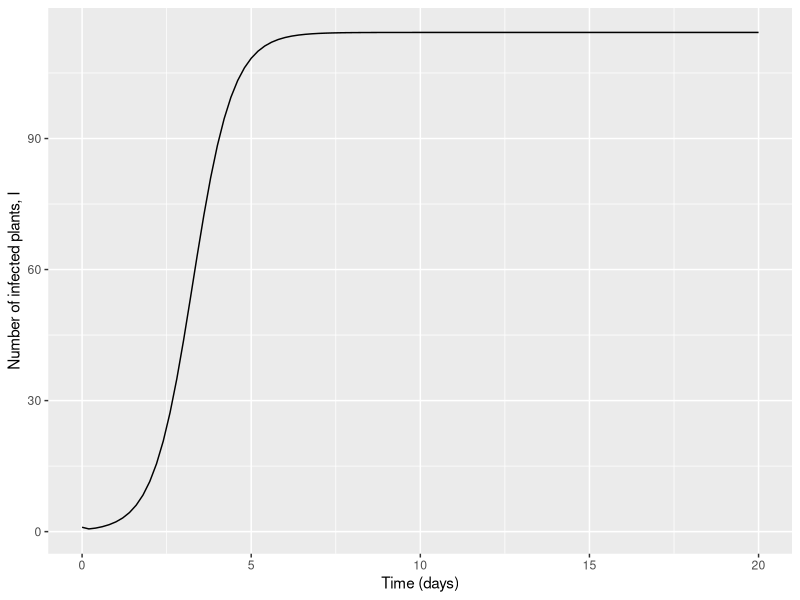
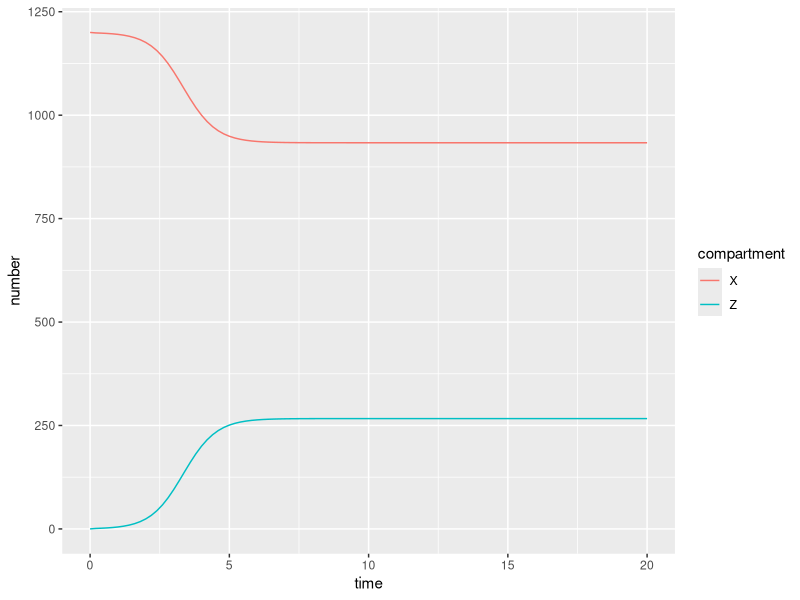

Recreate these plots in R, in order.

#########################################################
##### SIMPLIFICATION OF MODEL BY MADDEN ET AL. 2000 #####
#########################################################

### Simplified version of model by Madden et al. 2000 to make it more comparable to model by Donnelly et al. 2019.
### Constant vector population size: no vector immigration, emigration, birth or death. Plants are represented by 
### an SI rather than an SEIR model, vectors represented by an SI rather than SEI model. Vectors cannot be born 
### infective (as this model represents NPT viruses).

rm(list=ls())

#packages
library(deSolve)
library(reshape2)
library(ggplot2)
library(dplyr)

# TIME FRAME
times <- seq(0, 20, by = 0.2)

# INITIAL STATES
P <- 1200 # total number of vectors
N <- 400 # number of plants
I <- 1 # number of infected plants

init_states <- c(
  I = I, # number of infected plants
  #S = N - I, # number of susceptible plants
  X = P, # number healthy insects
  Z = 0 # number infective insects
)

## DONNELLY (2019) MODEL PARAMETERS - for determination of phi
theta <- 1
w <- 0.2


# PARAMETERS
alpha <- 0.2 # mortality rate
k1 <- 1/0.021
T <- 0.5 # usually 0.5/phi
lamda = 1/0.021
tau <- 1/0.25
b <- 1 #- exp(-k1 * T)
a <- 1 #- exp(-lamda * T)

phi <- sqrt(theta*tau*(1-w)/(w#*a*b
                             )) # plants visited per day by an insect

parms <- c(
  N = N, # number of host plants (equivalent to K in original Madden model)
  P = P, # total number of vectors
  phi = phi, # plants visited per day by insect
  k1 = k1, # inoculation rate by insect (set to NPT virus, equiv to 0.5hr)
  lamda = lamda, # rate of acquisition of virus by vector (set to NPT virus, equiv to 0.5hr)
  alpha = alpha, # vector population mortality rate
  T = T, # # time feeding/probing per plant visit
  c = 20/3/2, # natural plant death rate (equivalent to beta in original Madden model)
  d = 20/3/2, # plant death due to infection
  v_t = alpha * (init_states[["X"]] + init_states[["Z"]]), # birth rate of vectors per day
  tau = tau, # rate of moving through infectious state in vector (set to NPT virus, equiv to 6hr)
  b = b, # prob of plant inoculation per infective insect visit 
  a = a # probability of vector acquisition of virus from an infected plant per visit
  
)


madden_simple_ode <- function(times, y, par) {
  
  # PLANT EQUATIONS
  
  become_infected <- par[["phi"]] * par[["b"]] * y[["Z"]] * (par[["N"]] - y[["I"]]) / par[["N"]]
  
  natural_death_I <- par[["c"]] * y[["I"]]
  #natural_death_S <- par[["c"]] * y[["S"]]
  virus_induced_death <- par[["d"]] * y[["I"]]
  
  #birth <- par[["c"]] * par[["N"]] + par[["d"]] * y[["I"]]
  
  # state equation
  dI <- become_infected - natural_death_I - virus_induced_death
  #dS <- birth - become_infected - natural_death_S
  
  # VECTOR EQUATIONS
  
  acquisition <- par[["phi"]] * par[["a"]] * y[["I"]] * y[["X"]] / par[["N"]]
  stop_being_infective <- par[["tau"]] * y[["Z"]]
  
  # state equations
  dX <- - acquisition + stop_being_infective
  dZ <- acquisition - stop_being_infective
  
  return(list(c(dI, dX, dZ)))
}

run <- data.frame(ode(y = init_states,
                         times = times,
                         func = madden_simple_ode,
                         parms = parms))

run_long <- reshape2::melt(run, id.vars = "time")
names(run_long) <- c("time", "compartment", "number")

# plot trajectory of infected plants and vector compartments
plant_trajec <- ggplot(data = run_long %>% filter(compartment == "I"), 
                       aes(x = time, y = number)) +
  geom_line() +
  labs(x = "Time (days)", y = "Number of infected plants, I")
plant_trajec

vector_trajec <- ggplot(data = run_long %>% filter(!(compartment == "I")),
                       aes(x = time, y = number, col = compartment)) +
  geom_line()
vector_trajec
